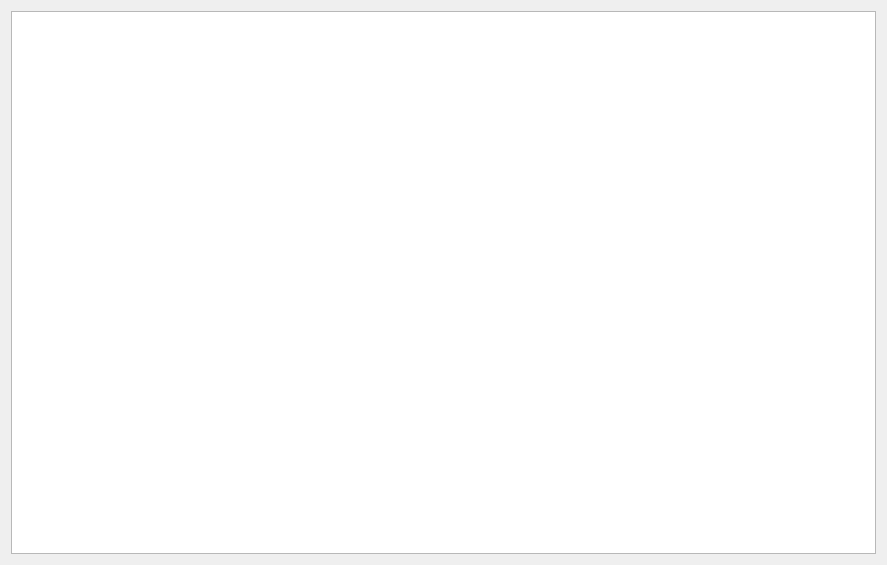
<?xml version="1.0" encoding="UTF-8"?>
<ui version="4.0">
 <class>FileListWidget</class>
 <widget class="QWidget" name="FileListWidget">
  <property name="geometry">
   <rect>
    <x>0</x>
    <y>0</y>
    <width>887</width>
    <height>565</height>
   </rect>
  </property>
  <property name="windowTitle">
   <string>Form</string>
  </property>
  <layout class="QGridLayout" name="gridLayout">
   <item row="0" column="0">
    <widget class="QTreeView" name="treeView"/>
   </item>
  </layout>
 </widget>
 <resources/>
 <connections/>
</ui>
